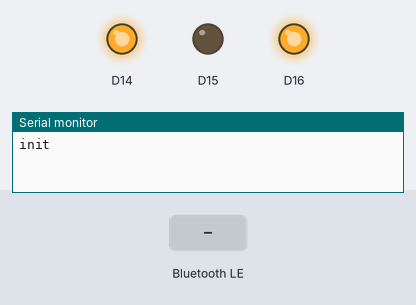
A program run on a simulated Arduino Nano ESP32. On the bench: output pins drawn as LEDs (lit = HIGH), the last lines printed to the serial monitor. The test bench sets the inputs (shaded band). Nothing arrives over Bluetooth unless stated; a phone connects over Bluetooth LE 3 s after start.

Above: at 1.2 s.
1.3 s: Bluetooth LE write "1" received
At 2.8 s:
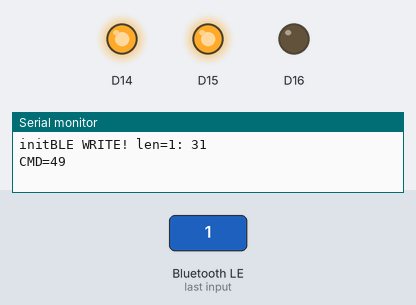
At 3.8 s:
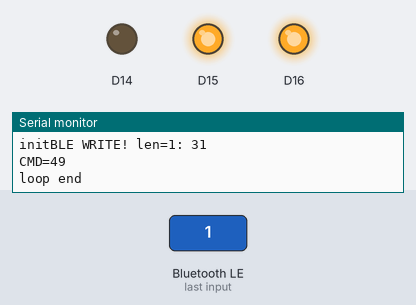
Timing chart, 0 to 10.3 s (numbered marks = the images above; inputs shaded):
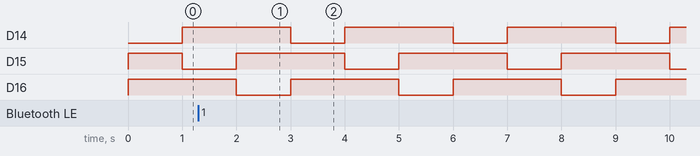

The program:

main.cpp
```cpp
/*
    Based on Neil Kolban example for IDF: https://github.com/nkolban/esp32-snippets/blob/master/cpp_utils/tests/BLE%20Tests/SampleServer.cpp
    Ported to Arduino ESP32 by Evandro Copercini
    updates by chegewara
*/

#include <BLEDevice.h>
#include <BLEUtils.h>
#include <BLEServer.h>
#include "Arduino.h"

// See the following for generating UUIDs:
// https://www.uuidgenerator.net/

#define SERVICE_UUID "4fafc201-1fb5-459e-8fcc-c5c9c331914b"
#define CMD_CHAR_UUID "beb5483e-36e1-4688-b7f5-ea07361b26a8"

#define CMD_GO 1
#define CMD_SONAR 2

class CmdCallback : public BLECharacteristicCallbacks {
  void onWrite(BLECharacteristic *pChar) override {
    std::string value = pChar->getValue();

    Serial.printf("BLE WRITE! len=%d: ", value.length());

    for (unsigned char c : value) {
      Serial.printf("%02X ", c);
    }

    Serial.println();

    if (value.length() >= 3) {
      uint8_t cmd = (uint8_t)value[0];
      int8_t vL = (int8_t)value[1];
      int8_t vR = (int8_t)value[2];

      Serial.printf("CMD=%d VL=%d VR=%d\n", cmd, vL, vR);
    }
    else if (value.length() > 0) {
      uint8_t cmd = (uint8_t)value[0];
      Serial.printf("CMD=%d\n", cmd);
    }
  }
};

void setup() {
  Serial.begin(115200);

  Serial.write("init");

  BLEDevice::init("Tymek rover");
  BLEServer *server = BLEDevice::createServer();

  BLEService *service = server->createService(SERVICE_UUID);

  BLECharacteristic *cmdChar = service->createCharacteristic(
    CMD_CHAR_UUID,
    BLECharacteristic::PROPERTY_WRITE
  );

  cmdChar->setCallbacks(new CmdCallback());

  service->start();
  BLEAdvertising *adv = BLEDevice::getAdvertising();
  adv->addServiceUUID(SERVICE_UUID);
  adv->start();

  // Set the RGB LED pins as outputs
  pinMode(LED_RED, OUTPUT);
  pinMode(LED_GREEN, OUTPUT);
  pinMode(LED_BLUE, OUTPUT);
}

void loop() {
  // Turn on Red (LOW is ON)
  digitalWrite(LED_RED, LOW);
  digitalWrite(LED_GREEN, HIGH);
  digitalWrite(LED_BLUE, HIGH);
  delay(1000);

  // Turn on Green
  digitalWrite(LED_RED, HIGH);
  digitalWrite(LED_GREEN, LOW);
  digitalWrite(LED_BLUE, HIGH);
  delay(1000);

  // Turn on Blue
  digitalWrite(LED_RED, HIGH);
  digitalWrite(LED_GREEN, HIGH);
  digitalWrite(LED_BLUE, LOW);
  delay(1000);

  Serial.println("loop end");
}
```

Measured:
- by itself, D14–16: alternates HIGH for 2.0 s and LOW for 1.0 s
